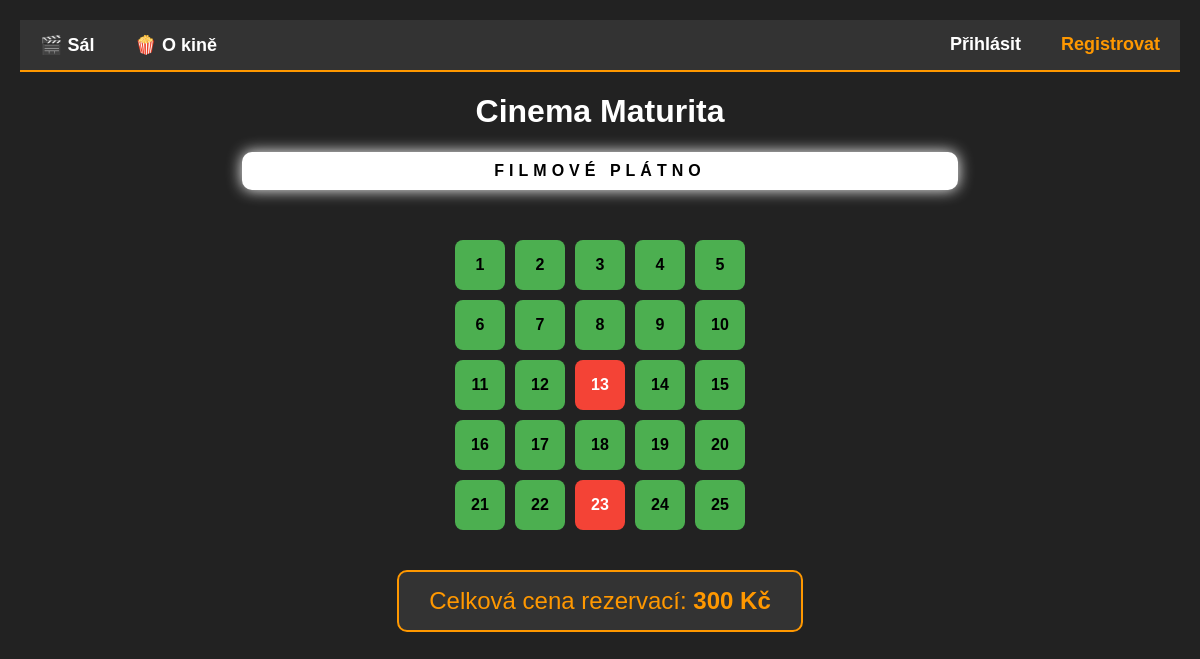
The app's page /, older data.
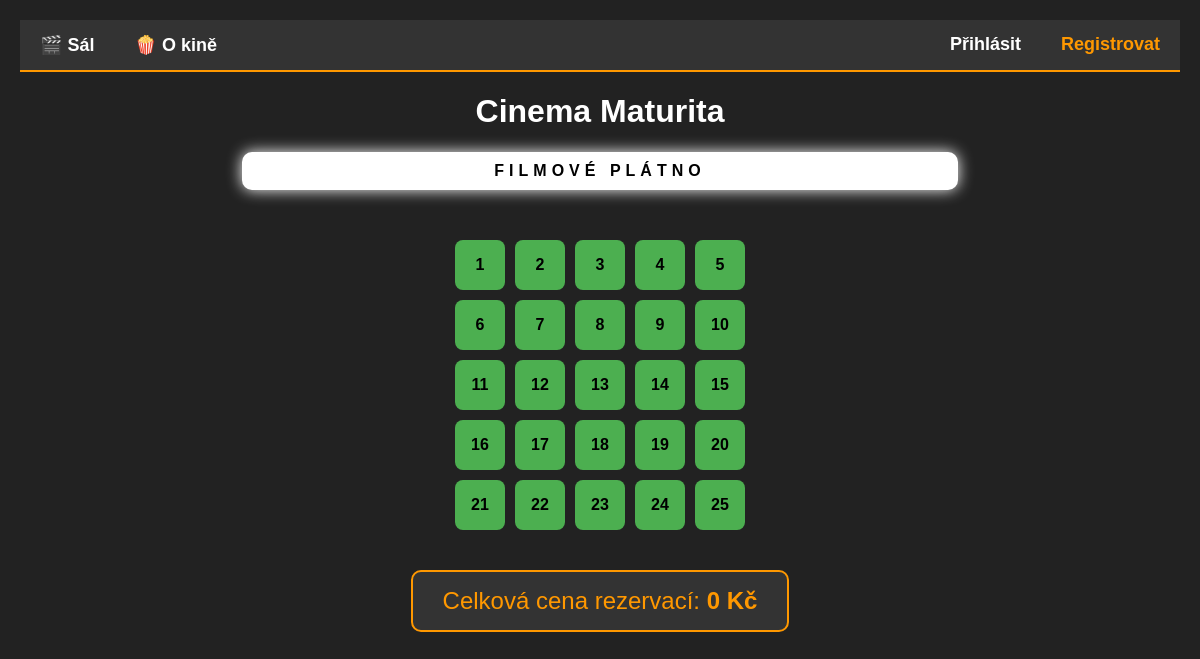
The same page, newer data.
### app.py (models this page shows)
class Sedacka(db.Model):
    id = db.Column(db.Integer, primary_key=True)
    cislo = db.Column(db.Integer, unique=True)
    obsazeno = db.Column(db.Boolean, default=False)
    vlastnik = db.Column(db.String(100), nullable=True)

### app.py (the view)
@app.route("/")
def domovska_stranka():
    sedacky_z_db = Sedacka.query.all()
    pocet_obsazenych = Sedacka.query.filter_by(obsazeno=True).count()
    celkova_cena = pocet_obsazenych * 150
    prihlaseny_uzivatel = session.get("uzivatel")
    return render_template("index.html", sedacky=sedacky_z_db, celkova_cena=celkova_cena, prihlaseny_uzivatel=prihlaseny_uzivatel)

### templates/index.html (shortened to what this page needs)
{% extends "base.html" %}
{% block obsah %}
    <h1>Cinema Maturita</h1>
    <div class="platno">FILMOVÉ PLÁTNO</div>
    <div class="sal">
        {% for sedacka in sedacky %}
            {% if sedacka.obsazeno %}
                <a href="/rezervace/{{ sedacka.cislo }}" class="sedacka obsazeno" title="Rezervoval: {{ sedacka.vlastnik if sedacka.vlastnik else 'Neznámý' }}">{{ sedacka.cislo }}</a>
            {% else %}
                <a href="/rezervace/{{ sedacka.cislo }}" class="sedacka" title="Volno">{{ sedacka.cislo }}</a>
            {% endif %}
        {% endfor %}
    </div>
    <div class="pokladna">
        Celková cena rezervací: <strong>{{ celkova_cena }} Kč</strong>
    </div>
{% endblock %}

### templates/base.html (shortened to what this page needs)
<!DOCTYPE html>
<html lang="cs">
<head>
    <link rel="stylesheet" href="{{ url_for('static', filename='style.css') }}">
</head>
<body>
    <div class="navbar">
        <a href="/">🎬 Sál</a>
        <a href="/o-kine">🍿 O kině</a>
        <div class="prava-strana">
            {% if 'uzivatel' in session %}
                <a href="#" style="color: #4CAF50;">👤 {{ session['uzivatel'] }}</a>
                <a href="/odhlaseni" style="color: #f44336;">Odhlásit</a>
            {% else %}
                <a href="/prihlaseni">Přihlásit</a>
                <a href="/registrace" style="color: #ff9800;">Registrovat</a>
            {% endif %}
        </div>
    </div>
    {% block obsah %}{% endblock %}
</body>
</html>

### static/style.css (style rules this page uses)
body { background-color: #222; color: white; font-family: Arial, sans-serif; text-align: center; margin: 0; padding: 20px; }
.platno { background-color: white; color: black; padding: 10px; margin: 20px auto; width: 60%; border-radius: 10px; box-shadow: 0 0 15px white; font-weight: bold; letter-spacing: 5px; }
.sal { display: grid; grid-template-columns: repeat(5, 50px); gap: 10px; justify-content: center; margin-top: 50px; }
.sedacka { width: 50px; height: 50px; background-color: #4CAF50; border-radius: 8px; cursor: pointer; display: flex; align-items: center; justify-content: center; color: black; font-weight: bold; text-decoration: none; }
.pokladna { margin-top: 40px; font-size: 24px; background-color: #333; display: inline-block; padding: 15px 30px; border-radius: 10px; border: 2px solid #ff9800; color: #ff9800; }
.navbar { background-color: #333; overflow: hidden; border-bottom: 2px solid #ff9800; margin-bottom: 20px; }
.navbar a { float: left; display: block; color: white; text-align: center; padding: 14px 20px; text-decoration: none; font-size: 18px; font-weight: bold; }
.navbar .prava-strana { float: right; }

Row changes from the older to the newer data that the page shows:
changed Sedacka (number 13 of 25 on the later page): obsazeno True → False (drawn); vlastnik "Adam" → empty (drawn)
changed Sedacka (number 23 of 25 on the later page): obsazeno True → False (drawn); vlastnik "Adam" → empty (drawn)
Text that changed along with them:
{{ celkova_cena }}: "300" → "0"
